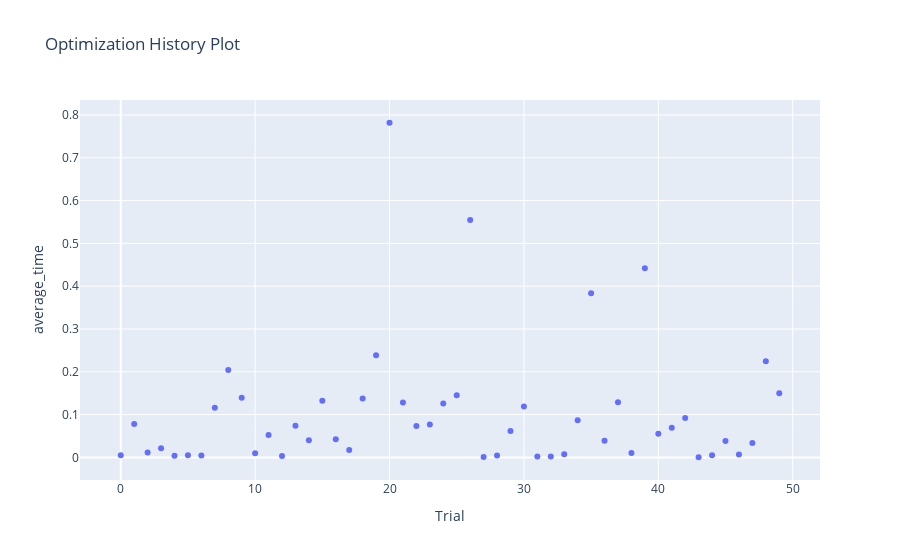

The notebook cell saved with this chart:
### Code cell
plot_optimization_history(lsh_study, target = lambda t: t.values[1], target_name = 'average_time')

### Figure 1 — Plotly figure (JSON) as saved in the notebook; plotly's stock layout.template omitted (floating-point values rounded to 4 significant figures)
{"data": [{"mode": "markers", "name": "average_time", "type": "scatter", "x": [0, 1, 2, 3, 4, 5, 6, 7, 8, 9, 10, 11, 12, 13, 14, 15, 16, 17, 18, 19, 20, 21, 22, 23, 24, 25, 26, 27, 28, 29, 30, 31, 32, 33, 34, 35, 36, 37, 38, 39, 40, 41, 42, 43, 44, 45, 46, 47, 48, 49], "y": [0.004824, 0.07818, 0.01123, 0.02116, 0.003525, 0.005197, 0.004132, 0.116, 0.2044, 0.1393, 0.009634, 0.05222, 0.003097, 0.0738, 0.03976, 0.1326, 0.0422, 0.01697, 0.1377, 0.2386, 0.7818, 0.1281, 0.07328, 0.07704, 0.1257, 0.1454, 0.5546, 0.0008338, 0.004278, 0.06155, 0.1192, 0.002063, 0.002053, 0.007229, 0.08648, 0.3832, 0.03882, 0.1286, 0.01017, 0.4421, 0.05521, 0.06932, 0.0921, 0.0003108, 0.004995, 0.03846, 0.006491, 0.03336, 0.2249, 0.1498]}, {"marker": {"color": "#cccccc"}, "mode": "markers", "name": "Infeasible Trial", "showlegend": false, "type": "scatter", "x": [], "y": []}], "layout": {"title": {"text": "Optimization History Plot"}, "xaxis": {"title": {"text": "Trial"}}, "yaxis": {"title": {"text": "average_time"}}}}
